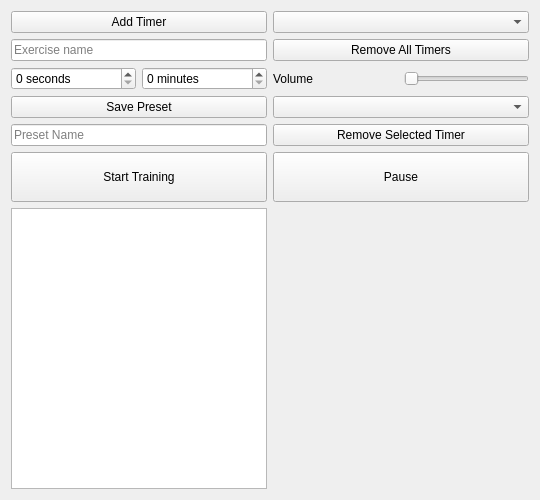
<?xml version="1.0" encoding="UTF-8"?>
<ui version="4.0">
 <class>SportTimer</class>
 <widget class="QWidget" name="SportTimer">
  <property name="geometry">
   <rect>
    <x>0</x>
    <y>0</y>
    <width>540</width>
    <height>500</height>
   </rect>
  </property>
  <property name="minimumSize">
   <size>
    <width>540</width>
    <height>500</height>
   </size>
  </property>
  <property name="windowTitle">
   <string>Form</string>
  </property>
  <layout class="QGridLayout" name="gridLayout">
   <item row="4" column="3" colspan="2">
    <widget class="QComboBox" name="deletePresetComboBox">
     <property name="sizePolicy">
      <sizepolicy hsizetype="Preferred" vsizetype="Preferred">
       <horstretch>0</horstretch>
       <verstretch>0</verstretch>
      </sizepolicy>
     </property>
     <property name="placeholderText">
      <string>Delete Preset</string>
     </property>
    </widget>
   </item>
   <item row="6" column="3" colspan="2">
    <widget class="QPushButton" name="pauseButton">
     <property name="sizePolicy">
      <sizepolicy hsizetype="Preferred" vsizetype="Preferred">
       <horstretch>0</horstretch>
       <verstretch>0</verstretch>
      </sizepolicy>
     </property>
     <property name="minimumSize">
      <size>
       <width>0</width>
       <height>50</height>
      </size>
     </property>
     <property name="layoutDirection">
      <enum>Qt::LeftToRight</enum>
     </property>
     <property name="text">
      <string>Pause</string>
     </property>
    </widget>
   </item>
   <item row="1" column="3" colspan="2">
    <widget class="QPushButton" name="removeTimersButton">
     <property name="sizePolicy">
      <sizepolicy hsizetype="Preferred" vsizetype="Preferred">
       <horstretch>0</horstretch>
       <verstretch>0</verstretch>
      </sizepolicy>
     </property>
     <property name="text">
      <string>Remove All Timers</string>
     </property>
    </widget>
   </item>
   <item row="5" column="3" colspan="2">
    <widget class="QPushButton" name="removeSelectedTimerButton">
     <property name="sizePolicy">
      <sizepolicy hsizetype="Preferred" vsizetype="Preferred">
       <horstretch>0</horstretch>
       <verstretch>0</verstretch>
      </sizepolicy>
     </property>
     <property name="text">
      <string>Remove Selected Timer</string>
     </property>
    </widget>
   </item>
   <item row="0" column="3" colspan="2">
    <widget class="QComboBox" name="presetsComboBox">
     <property name="sizePolicy">
      <sizepolicy hsizetype="Preferred" vsizetype="Preferred">
       <horstretch>0</horstretch>
       <verstretch>0</verstretch>
      </sizepolicy>
     </property>
     <property name="currentText">
      <string/>
     </property>
     <property name="placeholderText">
      <string>Load Preset</string>
     </property>
    </widget>
   </item>
   <item row="3" column="4">
    <widget class="QSlider" name="volumeHorizontalSlider">
     <property name="sizePolicy">
      <sizepolicy hsizetype="Preferred" vsizetype="Preferred">
       <horstretch>0</horstretch>
       <verstretch>0</verstretch>
      </sizepolicy>
     </property>
     <property name="orientation">
      <enum>Qt::Horizontal</enum>
     </property>
     <property name="tickPosition">
      <enum>QSlider::NoTicks</enum>
     </property>
     <property name="tickInterval">
      <number>0</number>
     </property>
    </widget>
   </item>
   <item row="3" column="3">
    <widget class="QLabel" name="volumeLabel">
     <property name="sizePolicy">
      <sizepolicy hsizetype="Preferred" vsizetype="Preferred">
       <horstretch>0</horstretch>
       <verstretch>0</verstretch>
      </sizepolicy>
     </property>
     <property name="text">
      <string>Volume</string>
     </property>
    </widget>
   </item>
   <item row="3" column="0">
    <widget class="QSpinBox" name="secondsSpinBox">
     <property name="sizePolicy">
      <sizepolicy hsizetype="Preferred" vsizetype="Fixed">
       <horstretch>0</horstretch>
       <verstretch>0</verstretch>
      </sizepolicy>
     </property>
     <property name="minimumSize">
      <size>
       <width>0</width>
       <height>0</height>
      </size>
     </property>
     <property name="maximumSize">
      <size>
       <width>16777215</width>
       <height>16777215</height>
      </size>
     </property>
     <property name="suffix">
      <string> seconds</string>
     </property>
    </widget>
   </item>
   <item row="3" column="1">
    <widget class="QSpinBox" name="minutesSpinBox">
     <property name="sizePolicy">
      <sizepolicy hsizetype="Preferred" vsizetype="Fixed">
       <horstretch>0</horstretch>
       <verstretch>0</verstretch>
      </sizepolicy>
     </property>
     <property name="suffix">
      <string> minutes</string>
     </property>
    </widget>
   </item>
   <item row="4" column="0" colspan="2">
    <widget class="QPushButton" name="savePresetButton">
     <property name="sizePolicy">
      <sizepolicy hsizetype="Preferred" vsizetype="Preferred">
       <horstretch>0</horstretch>
       <verstretch>0</verstretch>
      </sizepolicy>
     </property>
     <property name="text">
      <string>Save Preset</string>
     </property>
    </widget>
   </item>
   <item row="5" column="0" colspan="2">
    <widget class="QLineEdit" name="presetSaveLineEdit">
     <property name="sizePolicy">
      <sizepolicy hsizetype="Preferred" vsizetype="Preferred">
       <horstretch>0</horstretch>
       <verstretch>0</verstretch>
      </sizepolicy>
     </property>
     <property name="placeholderText">
      <string>Preset Name</string>
     </property>
    </widget>
   </item>
   <item row="6" column="0" colspan="2">
    <widget class="QPushButton" name="startButton">
     <property name="sizePolicy">
      <sizepolicy hsizetype="Preferred" vsizetype="Preferred">
       <horstretch>0</horstretch>
       <verstretch>0</verstretch>
      </sizepolicy>
     </property>
     <property name="minimumSize">
      <size>
       <width>0</width>
       <height>50</height>
      </size>
     </property>
     <property name="text">
      <string>Start Training</string>
     </property>
    </widget>
   </item>
   <item row="8" column="0" colspan="2">
    <widget class="QListWidget" name="timerListWidget">
     <property name="sizePolicy">
      <sizepolicy hsizetype="Preferred" vsizetype="Expanding">
       <horstretch>0</horstretch>
       <verstretch>0</verstretch>
      </sizepolicy>
     </property>
     <property name="minimumSize">
      <size>
       <width>250</width>
       <height>0</height>
      </size>
     </property>
    </widget>
   </item>
   <item row="0" column="0" colspan="2">
    <widget class="QPushButton" name="addTimerButton">
     <property name="sizePolicy">
      <sizepolicy hsizetype="Preferred" vsizetype="Preferred">
       <horstretch>0</horstretch>
       <verstretch>0</verstretch>
      </sizepolicy>
     </property>
     <property name="text">
      <string>Add Timer</string>
     </property>
    </widget>
   </item>
   <item row="1" column="0" colspan="2">
    <widget class="QLineEdit" name="exerciseNamelineEdit">
     <property name="sizePolicy">
      <sizepolicy hsizetype="Preferred" vsizetype="Preferred">
       <horstretch>0</horstretch>
       <verstretch>0</verstretch>
      </sizepolicy>
     </property>
     <property name="placeholderText">
      <string>Exercise name</string>
     </property>
    </widget>
   </item>
  </layout>
 </widget>
 <resources/>
 <connections/>
</ui>
